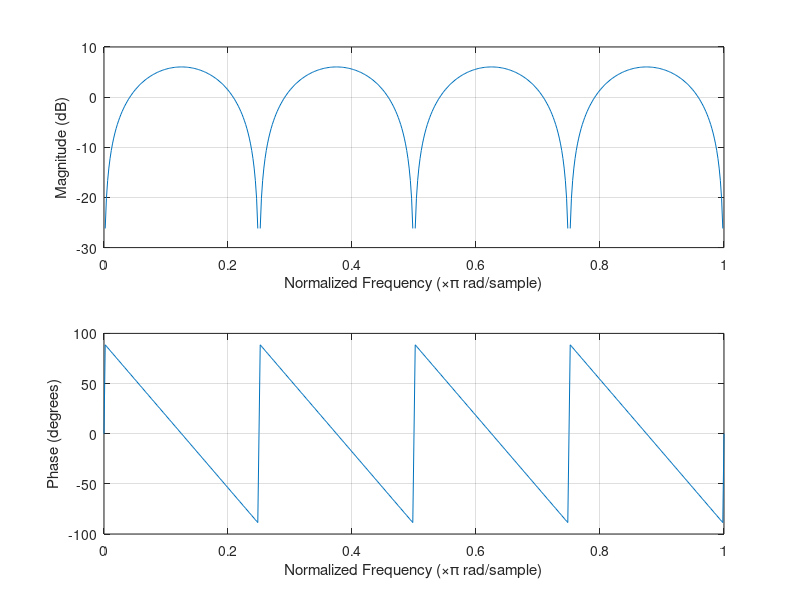

Write the MATLAB code that produced this figure.
%
% example3_2.m - Magnitude and phase response of comb filter
%                with L = 8
%

% For the book "Real Time Digital Signal Processing: 
%               Fundamentals, Implementation and Application, 3rd Ed"
%               By Sen M. Kuo, Bob H. Lee, and Wenshun Tian
%               Publisher: John Wiley and Sons, Ltd

b=[1 0 0 0 0 0 0 0 -1]; a=[1]; % Define parameters
freqz(b, a);                   % Show magnitude and phase response
